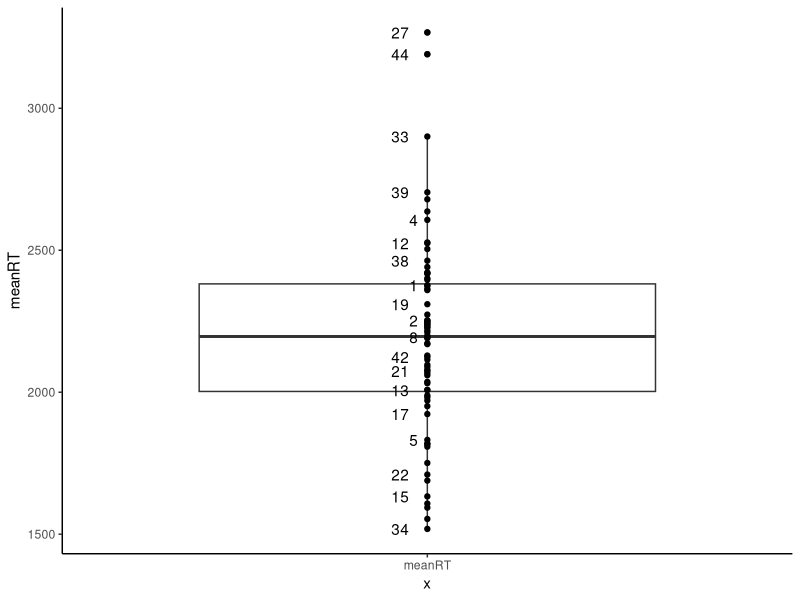

This figure's R source: (Note: this script raises an error after producing the figure.)
## ---- chunk 1
knitr::opts_chunk$set(echo = FALSE, include = FALSE, warning = FALSE, message = FALSE)
date_compiled_title = c("Output created on", date())
## ---- chunk 2
library(tidyverse)
library(broom)
library(patchwork)
library(knitr)
library(kableExtra)
library(afex)
library(BayesFactor)

theme_set(theme_classic())

setwd(dirname(rstudioapi::getActiveDocumentContext()$path)) # set wd to current file location

data <- read_csv("data_tidy_CCVR04.csv") # read in the tidied data from the first analysis script.

data_AW <- 
  data %>% 
  filter(phase == 2) %>% # separate out awareness data
  mutate(TT = if_else(set %in% c(5,6), "Repeated", "Random"), # recode "set" variable into 2 variables
         targ_depth = if_else(set %in% c(5,7), "Near targets", "Far targets")) %>% 
  select(exp:block, set, TT, targ_depth, everything())

dataMain <- 
  data %>% 
  filter(phase == 1) %>% # main phase of the task
  mutate(TT = if_else(set %in% c(1,2), "Repeated", "Random"), # recode "set" variable into 2 variables
         targ_depth = if_else(set %in% c(1,3), "Near targets", "Far targets"),
         epoch = ceiling(block/2)) %>% 
  select(exp:phase, epoch, block:set, TT, targ_depth, everything())

## ---- chunk 3
# a table of the demographic information across participants
data_demog <- 
  dataMain %>% 
  group_by(subj) %>% 
  slice(1) %>% # take top row
  ungroup() %>% 
  select(subj,age,gender,condition)

demog_summary <- 
  data_demog %>% 
  summarise(n = n(),
            mean_age = mean(age),
            sd_age = sd(age),
            males = sum(gender=="M"),
            females = sum(gender=="F"),
            non_binary = sum(!gender %in% c("M", "F")))

# summary statistics of response patterns,
basic_resp_stats <- 
  dataMain %>%
  group_by(subj) %>%
  summarise(mean_RT = mean(RT < 9999),
            perc_Timeouts = sum(dist_to_T==-1)/n(),
            mean_Extra_Resp = mean(num_additional_Rs),
            perc_Rs_Over1 = sum(num_additional_Rs>0)/n(),
            perc_Rs_Over2 = sum(num_additional_Rs>1)/n()) %>% 
  summarise_all(list(mean = mean, sd = sd)) %>%  # from participant summaries, compute summary stats
  select(-contains("subj"))

# create table from those summary statistics
table_basic_resp_stats <- 
  basic_resp_stats %>% 
  pivot_longer(cols = everything(), names_to = "stat") %>% 
  kable(digits = 2, col.names = c("","")) %>% 
  kable_styling(latex_options = "hold_position", position = "left")

# filter trials with more than 2 responses (num additional Rs > 1), timeouts,
# and outlier RTs  
data <- 
  dataMain %>% 
  filter(num_additional_Rs<=1, dist_to_T>=0) %>% 
  group_by(subj) %>% 
  mutate(zRT = scale(RT)) %>% 
  filter(between(zRT,-2.5,2.5)) %>% 
  ungroup() 

# what percentage of trials were removed for each participant?
perc_removed <- 
  data %>%
  group_by(subj) %>% 
  summarise(perc = (1 - (n()/496))*100)

# compute normalised RT (norm_RT), for calculating w/s error bars 
data <- 
  data %>% 
  group_by(subj) %>% # within each experiment, and each subject
  summarise(sub_MeanRT = mean(RT)) %>% # calculate the mean RT for the subject
  mutate(sample_MeanRT = mean(sub_MeanRT)) %>% # the overall mean RT for the sample in that experiment
  ungroup() %>% # ungroup the data, to allow for removal of variable
  left_join(data, by = "subj") %>% # join to the original data frame
  mutate(norm_RT = RT - sub_MeanRT + sample_MeanRT) %>% # compute the normalised RT, from the RT, subject mean and sample mean
  select(exp, subj, age:RT, norm_RT, everything(), -sub_MeanRT, -sample_MeanRT) # arrange the variables

## ---- chunk 4
# summarise the overall mean RT for each P 
overall_RT_Means <- 
  data %>% 
  group_by(subj) %>% 
  summarise(meanRT = mean(RT)) %>% 
  mutate(z_meanRT = scale(meanRT))

outlier_meanRTs <- 
  overall_RT_Means %>% 
  filter(!between(z_meanRT, -2.5, 2.5)) %>% 
  pull(subj) # Ps 27 and 60 seems to have unusually long mean RTs
  
# plot the boxplots of RT
RT_boxplot <- 
  overall_RT_Means %>% 
  ggplot(aes(x = "meanRT", y = meanRT))+
  geom_boxplot() +
  geom_point() +
  geom_text(aes(label = subj), hjust = 2, check_overlap = TRUE)

# remove the two outlier participants from the sample
data <- filter(data,!subj %in% outlier_meanRTs)

## ---- chunk 5
# main analysis of RT

# convert TT and targ_depth to factors and set level order
data <- 
  data %>%
  mutate(TT = factor(TT, levels = c("Repeated", "Random")),
         targ_depth = factor(targ_depth, levels = c("Near targets", "Far targets")))

legendLBLs <- c("Repeated Near T", "Random Near T", "Repeated Far T", "Random Far T")

# get data for the RT figure. 
data_RT_avgs_figure <- 
  data %>%
  group_by(condition, TT, targ_depth, epoch) %>% 
  summarise(meanRT = mean(RT), 
            SE = sd(norm_RT)/sqrt(n())) %>%
  mutate(condition = recode(condition, 
                            "distal_repeated" = "Distal condition",
                            "proximal_repeated" = "Proximal condition")) %>% 
  complete(TT, targ_depth, epoch) # add NA values where missing - ensures breaks in lines for plot

# main RT figure
RT_avgs_figure <- 
  data_RT_avgs_figure %>%
  ggplot(aes(x = epoch, y = meanRT, group = interaction(TT, targ_depth))) +
  geom_line() +
  geom_errorbar(aes(ymin = meanRT-SE, ymax = meanRT+SE), width = 0.2, size = .5) +
  geom_point(aes(fill = interaction(TT, targ_depth), 
                 shape = interaction(TT, targ_depth)), 
             size = 2) +
  facet_wrap(~condition, dir = "v", scales = "free") +
  theme(strip.text = element_text(size = 12, face = "bold"),
        strip.text.x = element_text(hjust = 0.05),
        strip.background = element_blank(),
        panel.spacing.y = unit(2, "lines")) +
  scale_y_continuous(limits = c(1400, 3000), 
                     breaks = seq(1400,3000,200)) +
  scale_x_continuous(breaks = seq(1,31,4),
                     minor_breaks = seq(1,31,2)) +
  scale_fill_manual(name  = "",
                    labels = legendLBLs,
                    values = c("black", "white", "black", "white")) +
  scale_shape_manual(name = "",
                     labels = legendLBLs,
                     values = c(21,21,22,22)) +
  labs(y = "Mean response time (ms)",
       x = "Epoch (16 trials)")

RT_avgs_figure # print the figure
## ---- chunk 6
# get the data from the "test" epochs
data_test <- 
  data %>%
  mutate(test = case_when(epoch %in% 8:11 ~ 1,
                          epoch %in% 18:21 ~ 2,
                          epoch %in% 28:31 ~ 3)) %>% 
  filter(test > 0) #remove data not in the test periods
  
# plot the test data by condition
test_figure <- 
  data_test %>% 
  mutate(condition = recode(condition, 
                            "distal_repeated" = "Distal contingencies", 
                            "proximal_repeated" = "Proximal contingencies")) %>%
  group_by(condition, TT, targ_depth, test) %>%
  summarise(meanRT = mean(RT), 
            SE = sd(norm_RT)/sqrt(n())) %>% 
  ggplot(aes(x = test, y = meanRT, fill = TT)) +
  geom_col(position = position_dodge(),
           colour = "black",
           size = 1) +
  geom_errorbar(aes(ymin = meanRT, ymax = meanRT+SE), 
                width = 0.2, 
                size = .5, 
                position = position_dodge(width = 0.9)) +
  scale_fill_manual(values = c("black", "white")) +
  scale_y_continuous(breaks = seq(1400,2800,200)) +
  coord_cartesian(ylim = c(1400,2800)) +
  facet_wrap(vars(condition,targ_depth), 
             nrow = 2, 
             scales = "free",
             labeller = labeller(.rows = label_value, .multi_line = TRUE)) + 
  theme(strip.text = element_text(size = 10, face = "bold"),
        strip.text.x = element_text(hjust = 0),
        strip.background = element_blank(), 
        panel.spacing.y = unit(2, "lines")) +
  labs(x = "Test phase",
       y = "Mean RT",
       fill = "")

test_figure #print figure

## ---- chunk 7

data_test$subj <- as.factor(data_test$subj)

#get data for the ANOVA on the test data
data_RT_ANOVA <- 
  data_test %>% 
  group_by(condition, subj, TT, targ_depth, test) %>% 
  summarise(meanRT = mean(RT)) 

# conduct ANOVA
data_RT_ANOVA %>% 
  aov_car(meanRT ~ Error(subj/(test*TT*targ_depth)) + condition, data = .)


# EXPLORATORY!

data_RT_ANOVA <- 
  data_RT_ANOVA %>% 
  mutate(condition = as.factor(condition),
         test = as.factor(test))

#get data for the ANOVA on the test data
data_RT_ANOVA <- 
  data_test %>% 
  group_by(subj, TT, targ_depth) %>% 
  summarise(meanRT = mean(RT)) 

data_RT_ANOVA %>% 
  aov_car(meanRT ~ Error(subj/(TT*targ_depth)), data = .)

anovaBF(formula = meanRT ~ TT*targ_depth + subj,
        whichRandom = "subj",
        data = data_RT_ANOVA)

## ---- chunk 8

# compute a new CC_RT variable, which simplifies the random-repeated comparison
test_diff <- 
  data_test %>%
  group_by(subj, TT, targ_depth, test) %>%
  summarise(meanRT = mean(RT)) %>% 
  pivot_wider(names_from = TT, values_from = meanRT) %>% 
  mutate(CC_RT = Random - Repeated) 

# plot the CC effect as a function of target depth and test.
test_diff_figure <- 
  test_diff %>% 
  group_by(targ_depth, test) %>% 
  summarise(RT = mean(CC_RT), SE = sd(CC_RT)/sqrt(n())) %>% 
  ggplot(aes(x = test, y = RT)) +
  geom_errorbar(aes(ymin = RT-SE, ymax = RT+SE), 
                width = 0.1, size = .5, colour = "black") +
  geom_line(aes(group = targ_depth), size = 1) +
  geom_point(aes(fill = targ_depth), 
             size = 4, shape = 21, colour = "black", stroke = 1.5) +
  scale_x_continuous(breaks = 1:3) +
  scale_y_continuous(limits = c(-100, 300), breaks = seq(-100,300,50)) +
  scale_fill_discrete(type = c("black", "white")) +
  labs(x = "Test",
       y = "Difference in RT (Random - Repeated)",
       fill = "")

# draw figure
test_diff_figure

## ---- chunk 9

# t-test Test 1
test_diff %>% 
  filter(test == 1) %>% 
  {t.test(.$CC_RT ~ .$targ_depth)}

# t-test Test 2
test_diff %>% 
  filter(test == 2) %>% 
  {t.test(.$CC_RT ~ .$targ_depth)}

# t-test Test 3
test_diff %>% 
  filter(test == 3) %>% 
  {t.test(.$CC_RT ~ .$targ_depth)}


## ---- chunk 10

# compute new variables based on egocentricity of the repeated distractors
data_ego_test <- 
  data_test %>%
  mutate(egocentric = case_when(condition == "proximal_repeated" & targ_depth == "Near targets"
                                ~ "Egocentric - Near",
                                condition == "proximal_repeated" & targ_depth == "Far targets"
                                ~ "Egocentric - Far",
                                condition == "distal_repeated" & targ_depth == "Near targets"
                                ~ "Egocentric - Far",
                                condition == "distal_repeated" & targ_depth == "Far targets"
                                ~ "Egocentric - Near")) %>% 
  mutate(egocentric = fct_relevel(egocentric, "Egocentric - Near", "Egocentric - Far"))

# plot mean RTs as a function of egocentricity, trial type, and test.
test_ego_figure <- 
  data_ego_test %>% 
  group_by(egocentric, TT, test) %>%
  summarise(meanRT = mean(RT), SE = sd(norm_RT)/sqrt(n())) %>% 
  ggplot(aes(x = test, y = meanRT, fill = TT)) +
  geom_col(position = position_dodge(),
           colour = "black",
           size = 1) +
  geom_errorbar(aes(ymin = meanRT, ymax = meanRT+SE), 
                width = 0.2, size = .5, position = position_dodge(width = 0.9)) +
  scale_fill_manual(values = c("black", "white")) +
  scale_y_continuous(breaks = seq(1800,2400,100)) +
  coord_cartesian(ylim = c(1800,2400)) +
  facet_wrap(vars(egocentric), 
             nrow = 2, 
             scales = "free",
             labeller = labeller(.rows = label_value, .multi_line = FALSE)) + 
  theme(strip.text = element_text(size = 10, face = "bold"),
        strip.text.x = element_text(hjust = 0.05),
        strip.background = element_blank(), 
        panel.spacing.y = unit(2, "lines")) +
  labs(x = "Test phase",
       y = "Mean RT",
       fill = "")

test_ego_figure

## ---- chunk 11

# convert variables to factors
data_ego_test$subj <- as.factor(data_ego_test$subj)
data_ego_test$egocentric <- as.factor(data_ego_test$egocentric)

# summarise data for ANOVA
data_ego_RT_ANOVA <- 
  data_ego_test %>% 
  group_by(subj, egocentric, TT, test) %>% 
  summarise(meanRT = mean(RT)) 

# conduct ANOVA
data_ego_RT_ANOVA %>% 
  aov_car(meanRT ~ Error(subj/(egocentric*TT*test)), data = .)



## ---- chunk 12
# awareness data analysis - this is not reported here, but is reported in the main manuscript

# remove the two outlier participants from the sample
data_AW <- 
  data_AW %>% 
  filter(!subj %in% outlier_meanRTs)

# summarise awareness test accuracy as a function of trial type and target depth
data_gen_descriptives <- 
  data_AW %>% 
  group_by(TT, targ_depth) %>% 
  summarise(acc = mean(dist_to_T),
            acc_sd = sd(dist_to_T))

# plot those means
data_gen_descriptives %>% 
  ggplot(aes(x = targ_depth, y = acc, fill = TT)) +
  geom_col(position = position_dodge2(), colour = "black") +
  scale_fill_manual(values = c("black","white"))

# subject level means of awareness accuracy, as a function of trial type and target depth 
data_gen_analysis <- 
  data_AW %>% 
  group_by(subj, TT, targ_depth) %>% 
  summarise(acc = mean(dist_to_T))
## ---- chunk 13
# conduct ANOVA
anova_awareness <- 
  data_gen_analysis %>% 
  aov_car(acc ~ Error(subj/(TT*targ_depth)), data = .)

# convert variables to factors for BF analysis
data_gen_analysis <- 
  data_gen_analysis %>% 
  mutate(subj = as.factor(subj),
         TT = as.factor(TT),
         targ_depth = as.factor(targ_depth))

# Bayesian analysis on the awareness data
BFanova_awareness <- 
  anovaBF(formula = acc ~ TT*targ_depth + subj,
          whichRandom = "subj",
          data = data_gen_analysis)


## ---- chunk 14

# create new variables with experiment specific names
CCVR04_demog_summary = demog_summary
CCVR04_basic_resp_stats = basic_resp_stats
CCVR04_perc_removed = perc_removed
CCVR04_overall_RT_Means = overall_RT_Means
CCVR04_RT_avgs_figure = RT_avgs_figure
CCVR04_test_figure = test_figure
CCVR04_data_RT_ANOVA = data_RT_ANOVA
CCVR04_data_RT_test_diff = test_diff
CCVR04_RT_test_diff_figure = test_diff_figure
CCVR04_data_ego_RT_ANOVA = data_ego_RT_ANOVA
CCVR04_test_ego_figure = test_ego_figure
CCVR04_data_awareness = data_gen_descriptives
CCVR04_anova_awareness = anova_awareness
CCVR04_BFanova_awareness = BFanova_awareness

#save these objects for manuscript
save(CCVR04_demog_summary, 
     CCVR04_basic_resp_stats,
     CCVR04_perc_removed,
     CCVR04_overall_RT_Means,
     CCVR04_RT_avgs_figure,
     CCVR04_test_figure,
     CCVR04_data_RT_ANOVA,
     CCVR04_data_RT_test_diff,
     CCVR04_RT_test_diff_figure,
     CCVR04_data_ego_RT_ANOVA,
     CCVR04_test_ego_figure,
     CCVR04_data_awareness,
     CCVR04_anova_awareness,
     CCVR04_BFanova_awareness,
     file = "../../CCVR_ms_1/CCVR04_export.Rdata")
